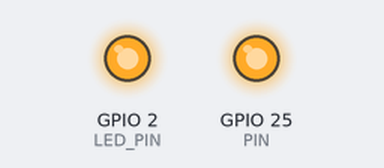
A sketch run on a simulated ESP32. Parts: output pins drawn as LEDs (lit = HIGH).

Above: at 2.5 s.
At 7.5 s:
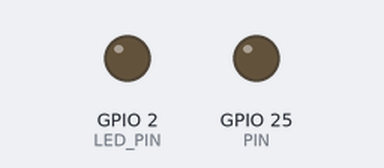
Timing chart, 0 to 13.0 s (numbered marks = the images above):
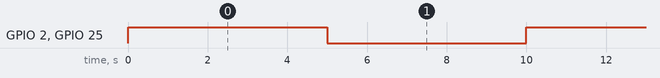

Measured:
- by itself, GPIO 2 (LED_PIN), GPIO 25 (PIN): alternates HIGH for 5.0 s and LOW for 5.0 s

The sketch:

main.ino
```cpp
#define PIN 25
#define LED_PIN 2
void setup() {
  // put your setup code here, to run once:
  pinMode(PIN,OUTPUT);
  pinMode(LED_PIN,OUTPUT);
}

void loop() {
  // put your main code here, to run repeatedly:
  analogWrite(PIN,10000);
  digitalWrite(LED_PIN,HIGH);
  delay(5000);
  digitalWrite(LED_PIN,LOW);
  analogWrite(PIN,0);
  delay(5000);
}
```
